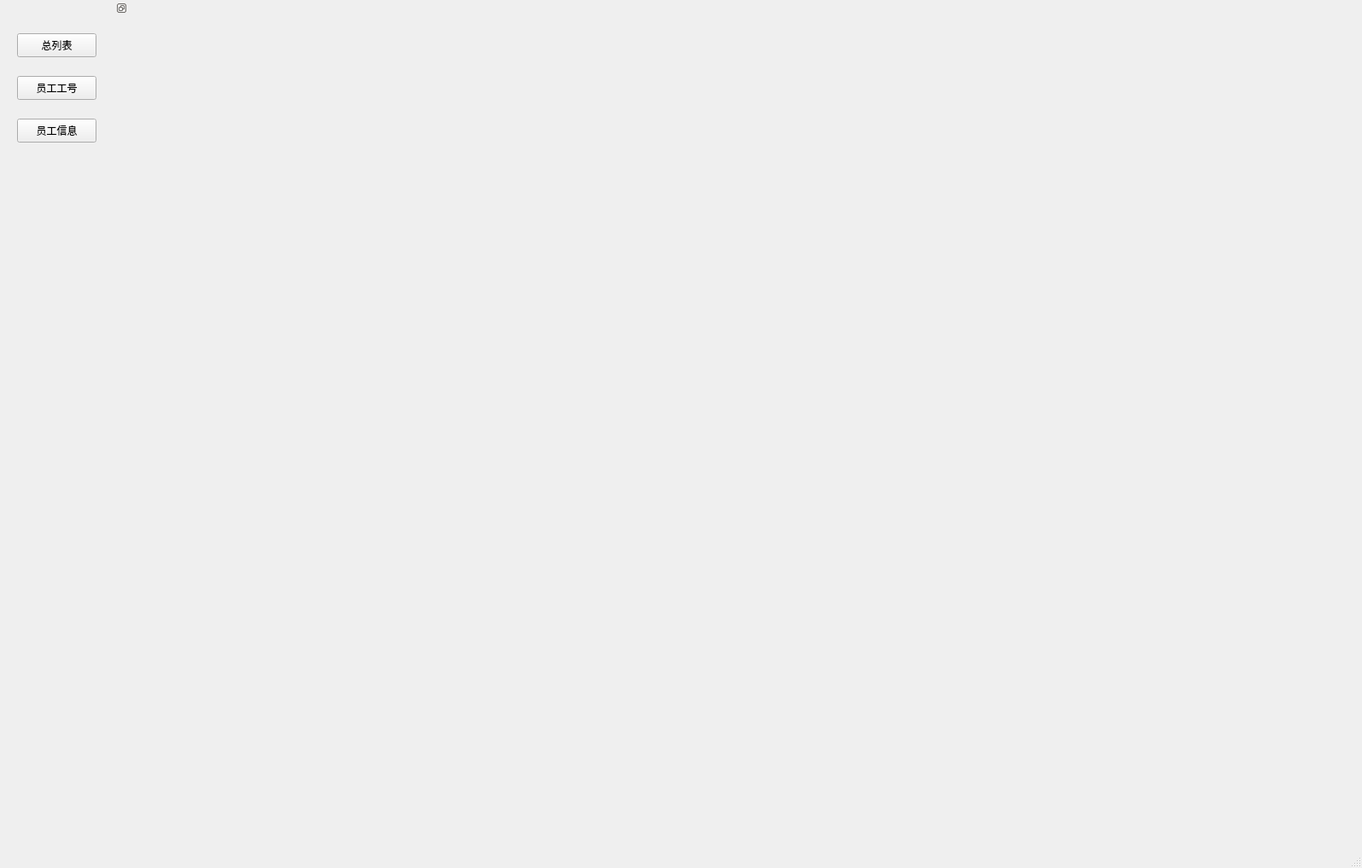
<?xml version="1.0" encoding="UTF-8"?>
<ui version="4.0">
 <class>Admin</class>
 <widget class="QMainWindow" name="Admin">
  <property name="geometry">
   <rect>
    <x>0</x>
    <y>0</y>
    <width>1596</width>
    <height>1017</height>
   </rect>
  </property>
  <property name="windowTitle">
   <string>MainWindow</string>
  </property>
  <property name="autoFillBackground">
   <bool>false</bool>
  </property>
  <widget class="QWidget" name="centralwidget"/>
  <widget class="QMenuBar" name="menubar">
   <property name="geometry">
    <rect>
     <x>0</x>
     <y>0</y>
     <width>1596</width>
     <height>26</height>
    </rect>
   </property>
  </widget>
  <widget class="QStatusBar" name="statusbar"/>
  <widget class="QDockWidget" name="DockWidget">
   <property name="enabled">
    <bool>true</bool>
   </property>
   <property name="sizePolicy">
    <sizepolicy hsizetype="Minimum" vsizetype="Minimum">
     <horstretch>0</horstretch>
     <verstretch>0</verstretch>
    </sizepolicy>
   </property>
   <property name="minimumSize">
    <size>
     <width>150</width>
     <height>500</height>
    </size>
   </property>
   <property name="maximumSize">
    <size>
     <width>150</width>
     <height>800</height>
    </size>
   </property>
   <property name="contextMenuPolicy">
    <enum>Qt::NoContextMenu</enum>
   </property>
   <property name="toolTipDuration">
    <number>0</number>
   </property>
   <property name="features">
    <set>QDockWidget::DockWidgetFloatable|QDockWidget::DockWidgetMovable</set>
   </property>
   <property name="allowedAreas">
    <set>Qt::NoDockWidgetArea</set>
   </property>
   <attribute name="dockWidgetArea">
    <number>1</number>
   </attribute>
   <widget class="QWidget" name="DockWidgetContents">
    <widget class="QPushButton" name="show_list">
     <property name="geometry">
      <rect>
       <x>20</x>
       <y>20</y>
       <width>93</width>
       <height>28</height>
      </rect>
     </property>
     <property name="text">
      <string>总列表</string>
     </property>
    </widget>
    <widget class="QPushButton" name="pushButton_3">
     <property name="geometry">
      <rect>
       <x>20</x>
       <y>70</y>
       <width>93</width>
       <height>28</height>
      </rect>
     </property>
     <property name="text">
      <string>员工工号</string>
     </property>
    </widget>
    <widget class="QPushButton" name="pushButton_4">
     <property name="geometry">
      <rect>
       <x>20</x>
       <y>120</y>
       <width>93</width>
       <height>28</height>
      </rect>
     </property>
     <property name="text">
      <string>员工信息</string>
     </property>
    </widget>
   </widget>
  </widget>
 </widget>
 <resources/>
 <connections/>
</ui>
